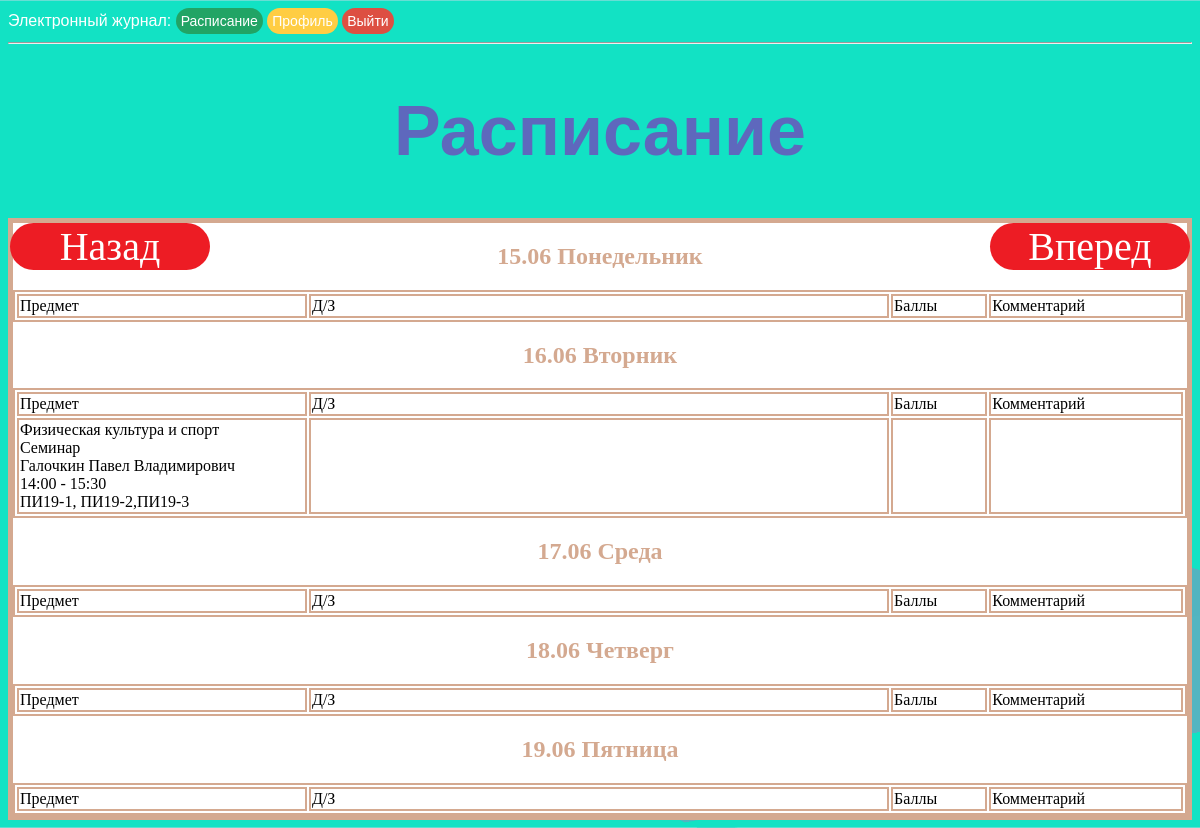
Screenshot of /schedule_stud/cur_week (signed in) with the database file from the repository.
### app/models.py (models this page shows, shortened)
class User(UserMixin, db.Model):
    id = db.Column(db.Integer, primary_key=True)
    priority = db.Column(db.String(64))
    surname = db.Column(db.String(64), index=True)
    name = db.Column(db.String(64), index=True)
    patronymic = db.Column(db.String(64), index=True)
    email = db.Column(db.String(120), index=True, unique=True)
    phone = db.Column(db.Integer, index=True, unique=True)
    groups = db.Column(db.String(60), index=True)
    password_hash = db.Column(db.String(128))
    about_me = db.Column(db.String(140))
    last_seen = db.Column(db.DateTime, default=datetime.today)
    @login.user_loader
    def load_user(id):
        return User.query.get(int(id))

class Schedule(db.Model):
    id = db.Column(db.Integer, primary_key=True)
    date = db.Column(db.DateTime, index=True)
    prepod_id = db.Column(db.Integer, index=True)
    zan_type = db.Column(db.String(12), index=True)
    groups = db.Column(db.String(10), index=True)
    dz = db.Column(db.String(140))
    grades = db.relationship('Grades', backref='schedule', lazy='dynamic')

### app/routes.py (the view)
@app.route('/schedule_stud/<cur_week>', methods=['GET', 'POST'])
@login_required
def schedule_stud(cur_week):
    if current_user.priority == 'Студент':
        cur_week = check_date(cur_week)
        dates = cur_week - timedelta(days=cur_week.weekday())
        d = dict(zip(range(5), ('Понедельник', 'Вторник', 'Среда', 'Четверг', 'Пятница')))
        list_zan = []
        for i in range(5):
            zan = filter(lambda x: current_user.groups in x.groups,
                         Schedule.query.filter(
                             and_(dates < Schedule.date, Schedule.date < dates + timedelta(days=1))).order_by(
                             Schedule.date).all())
            attr = [dates.strftime('%d.%m'), d[dates.weekday()]]
            for j in zan:
                prepod = User.query.filter_by(id=j.prepod_id).first()
                grade = j.grades.filter_by(user_id=current_user.id).first()
                comment = ''
                if grade:
                    comment = grade.comment
                    grade = grade.grade
                attr.append([prepod.groups, j.zan_type, f'{prepod.surname} {prepod.name} {prepod.patronymic}',
                             f'{j.date.time().strftime("%H:%M")} - {(j.date + timedelta(minutes=90)).time().strftime("%H:%M")}',
                             j.groups, j.dz, grade, comment])
            list_zan.append(attr)
            dates += timedelta(days=1)
        return render_template('schedule_stud.html', list_zan=list_zan, go_next=cur_week + timedelta(weeks=1),
                               go_back=cur_week - timedelta(weeks=1))
    else:
        return redirect(url_for('journal'))

### app/routes.py (called while the page is built)
@app.before_request
def before_request():
    if current_user.is_authenticated:
        current_user.last_seen = datetime.today()
        db.session.commit()

def check_date(cur):
    return datetime.now().date() if cur == 'cur_week' else datetime(*map(int, cur.split()[0].split('-'))).date()

### app/templates/schedule_stud.html (shortened to what this page needs)
<!DOCTYPE html>
{% extends "base.html" %}
{% block content%}
<html lang="en">
<head>
</head>
<body>
<h1>Расписание</h1>
<div class="schedule">
    <a class="butt_win" id="go_back" href="{{url_for('schedule_stud', cur_week=go_back)}}" style="position:absolute; top:203px;left:10px;">Назад</a>
    <a class="butt_win" id="go_next" href="{{url_for('schedule_stud', cur_week=go_next)}}" style="position:absolute; top:203px;right:10px;">Вперед</a>
    {% for att in list_zan %}
    <h2>{{att[0]}} {{att[1]}}</h2>
    <table width="100%">
        <tr>
            <td width="25%">Предмет</td>
            <td width="50%">Д/З</td>
            <td>Баллы</td>
            <td>Комментарий</td>
        </tr>
        {% for g in range(2, att|length )%}
            <tr>
                <td>
                    {% for i in range(5) %}
                        {{ att[g][i] }}<br>
                    {% endfor %}
                </td>
                {% for i in range(5, 8) %}
                <td style="text-align: center;">{%if att[g][i] %}{{att[g][i]}}{% endif %}</td>
                {% endfor %}
            </tr>
        {%endfor%}
    </table>
    {% endfor %}
</div>
</body>
</html>
{% endblock %}

### app/static/css/style.css (style rules this page uses)
body { background-color: azure }
h1 { color: #5e68bd; text-align: center; font-size: 70px; font-family: arial; }
h2 { color:#d4a990; font-family: calibri; text-align: center; }
td, table, tr, .schedule { border: 2px solid #d4a990; color:black; font-family: calibri; background:white; }
.schedule { margin-top: 5%; border: 5px solid #d4a990; margin: 0 auto; }
.butt_win { margin-top:20px; text-align:center; width: 200px; user-select: none; background:#ed1c24; border-radius: 50px; color:white; text-decoration: none; user-select: none; outline: none; font-size: 40px; }
body { background: url("/static/images/background-min.png"); color:#fff ; background-attachment: scroll; background-repeat: repeat-x; background-size:cover; }

### rows the page displays
User: groups "Физическая культура и спорт"
Schedule: zan_type "Семинар" "ПИ19-1, ПИ19-2,ПИ19-3"

### other values shown
{{ att[0] }} "15.06" "16.06" "17.06" "18.06" "19.06"
{{ att[1] }} "Понедельник" "Вторник" "Среда" "Четверг" "Пятница"
{{ att[g][i] }} "Галочкин Павел Владимирович" "14:00 - 15:30"
